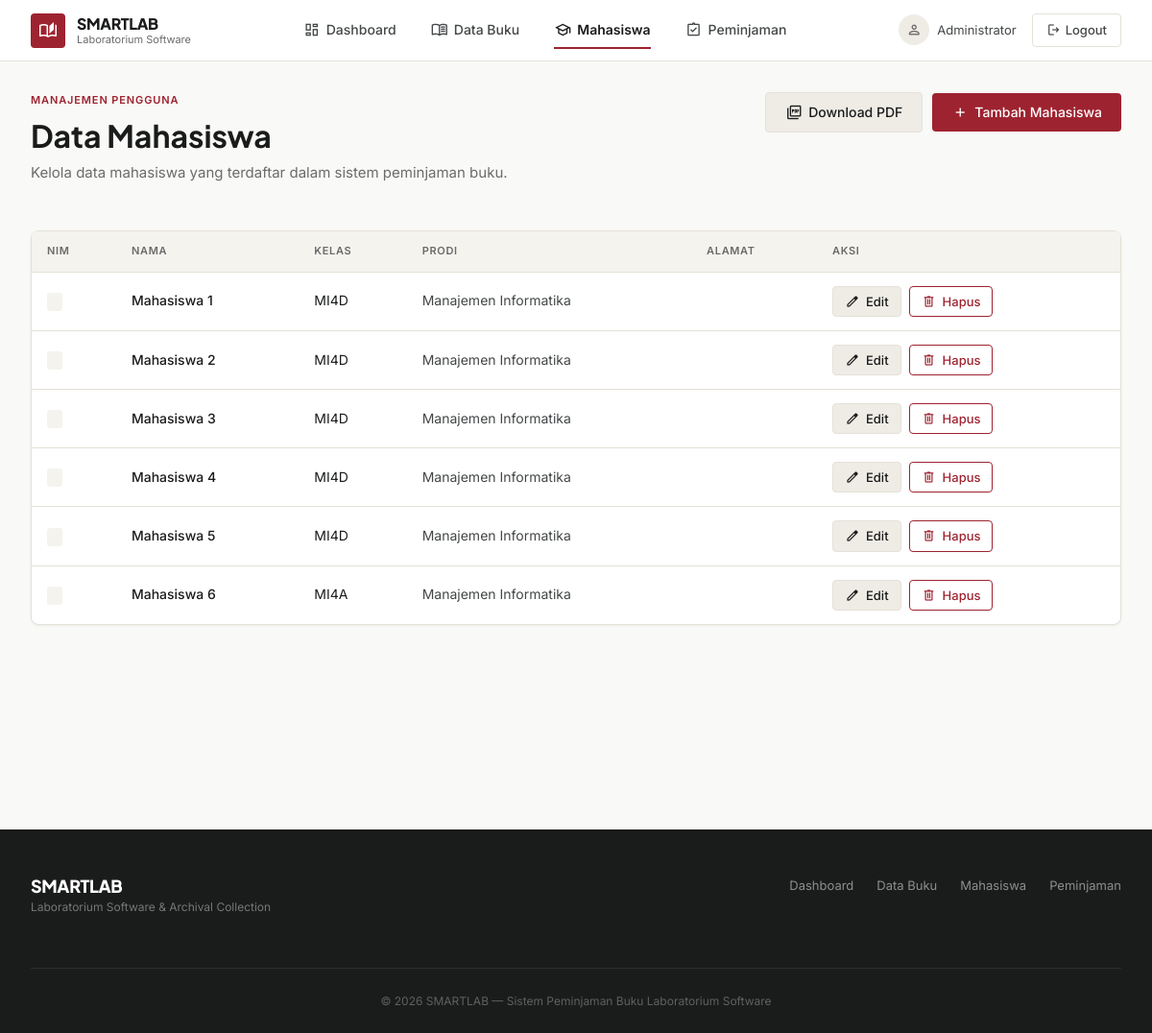
/mahasiswa/index.php (signed in), run on an earlier commit of the app's database.
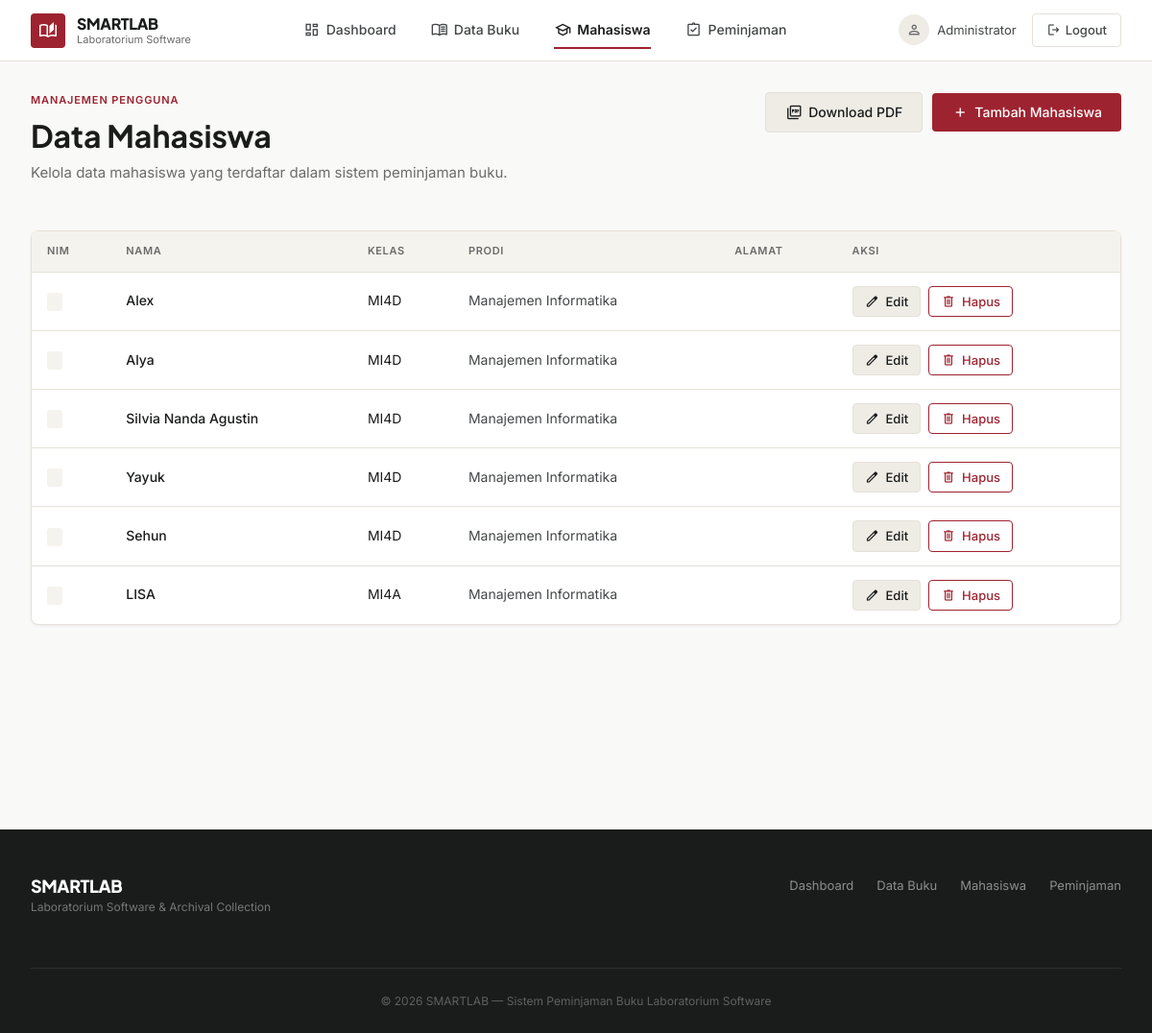
And on a later commit of the database.
### tables this page shows
CREATE TABLE `mahasiswa` (
  `npm` varchar(15) NOT NULL,
  `nama` varchar(100) NOT NULL,
  `kelas` varchar(20) DEFAULT NULL,
  `prodi` varchar(100) DEFAULT NULL,
  `created_at` timestamp NOT NULL DEFAULT current_timestamp()
);

### mahasiswa/index.php (the view, shortened to what this page needs)
<?php
require '../config/koneksi.php';
$data = mysqli_query(
    $koneksi,
    "SELECT * FROM mahasiswa ORDER BY nim ASC"
);
?>
<!DOCTYPE html>
<html lang="id">
<head>
<?php include "../includes/header.php"; ?>
</head>
<body>
<div class="sl-container">
    <div class="sl-page-header" style="display: flex; justify-content: space-between; align-items: flex-start; flex-wrap: wrap; gap: 16px;">
        <div>
            <div class="sl-page-eyebrow">Manajemen Pengguna</div>
            <h1 class="sl-page-title">Data Mahasiswa</h1>
            <p class="sl-page-desc">Kelola data mahasiswa yang terdaftar dalam sistem peminjaman buku.</p>
        </div>
        <div class="sl-page-actions">
            <a href="../laporan/pdf/cetak_mahasiswa.php" target="_blank" class="sl-btn sl-btn-secondary">
                <span class="material-symbols-outlined" aria-hidden="true">picture_as_pdf</span>
                Download PDF
            </a>
            <a href="tambah.php" class="sl-btn sl-btn-primary">
                <span class="material-symbols-outlined" aria-hidden="true">add</span>
                Tambah Mahasiswa
            </a>
        </div>
    </div>
    <div class="sl-card">
        <div class="sl-card-body" style="padding: 0;">
            <div class="sl-table-wrap">
                <table class="sl-table">
                    <thead>
                        <tr>
                            <th>NIM</th>
                            <th>Nama</th>
                            <th>Kelas</th>
                            <th>Prodi</th>
                            <th>Alamat</th>
                            <th>Aksi</th>
                        </tr>
                    </thead>
                    <tbody>
                    <?php if(mysqli_num_rows($data) > 0): ?>
                    <?php while($row = mysqli_fetch_assoc($data)) : ?>
                        <tr>
                            <td><code style="background: var(--bg-secondary); padding: 2px 8px; border-radius: 3px; font-size: 13px;"><?= $row['nim']; ?></code></td>
                            <td style="font-weight: 500;"><?= $row['nama']; ?></td>
                            <td><?= $row['kelas']; ?></td>
                            <td style="color: var(--text-secondary);"><?= $row['prodi']; ?></td>
                            <td style="color: var(--text-secondary);"><?= $row['alamat']; ?></td>
                            <td>
                                <div class="sl-actions">
                                    <a
                                        href="edit.php?nim=<?= $row['nim']; ?>"
                                        class="sl-btn sl-btn-secondary sl-btn-sm"
                                        aria-label="Edit <?= $row['nama']; ?>">
                                        <span class="material-symbols-outlined" aria-hidden="true">edit</span>
                                        Edit
                                    </a>
                                    <a
                                        href="hapus.php?nim=<?= $row['nim']; ?>"
                                        class="sl-btn sl-btn-destructive sl-btn-sm"
                                        onclick="return confirm('Yakin ingin menghapus data ini?')"
                                        aria-label="Hapus <?= $row['nama']; ?>">
                                        <span class="material-symbols-outlined" aria-hidden="true">delete</span>
                                        Hapus
                                    </a>
                                </div>
                            </td>
                        </tr>
                    <?php endwhile; ?>
                    <?php endif; ?>
                    </tbody>
                </table>
            </div>
        </div>
    </div>
</div>
<?php include "../includes/footer.php"; ?>
</body>
</html>

### includes/header.php (shortened to what this page needs)
<?php
$current_page = basename(dirname($_SERVER['PHP_SELF']));
?>
<link href="https://cdn.jsdelivr.net/npm/bootstrap@5.3.3/dist/css/bootstrap.min.css" rel="stylesheet">
<link href="../assets/css/smartlab.css" rel="stylesheet">
<nav class="sl-navbar" role="navigation" aria-label="Main navigation">
    <div class="sl-navbar-inner">
        <a href="../dashboard/" class="sl-brand" aria-label="SMARTLAB Home">
            <div class="sl-brand-icon">
                <span class="material-symbols-outlined" aria-hidden="true">auto_stories</span>
            </div>
            <div class="sl-brand-text">
                <span class="sl-brand-name">SMARTLAB</span>
                <span class="sl-brand-sub">Laboratorium Software</span>
            </div>
        </a>
        <ul class="sl-nav-links">
            <li><a href="../dashboard/" class="<?= $current_page == 'dashboard' ? 'active' : '' ?>">
                <span class="material-symbols-outlined" aria-hidden="true">dashboard</span> Dashboard
            </a></li>
            <li><a href="../buku/" class="<?= $current_page == 'buku' ? 'active' : '' ?>">
                <span class="material-symbols-outlined" aria-hidden="true">menu_book</span> Data Buku
            </a></li>
            <li><a href="../mahasiswa/" class="<?= $current_page == 'mahasiswa' ? 'active' : '' ?>">
                <span class="material-symbols-outlined" aria-hidden="true">school</span> Mahasiswa
            </a></li>
            <li><a href="../peminjaman/" class="<?= $current_page == 'peminjaman' ? 'active' : '' ?>">
                <span class="material-symbols-outlined" aria-hidden="true">assignment_turned_in</span> Peminjaman
            </a></li>
        </ul>
        <div class="sl-nav-right">
            <?php if(isset($_SESSION['nama'])): ?>
            <div class="sl-admin-info">
                <div class="sl-admin-avatar">
                    <span class="material-symbols-outlined" aria-hidden="true">person</span>
                </div>
                <span><?= $_SESSION['nama']; ?></span>
            </div>
            <?php endif; ?>
            <a href="../auth/logout.php" class="sl-btn-logout" aria-label="Logout">
                <span class="material-symbols-outlined" aria-hidden="true">logout</span> Logout
            </a>
        </div>
    </div>
</nav>
<div class="sl-main">

### includes/footer.php (shortened to what this page needs)
<footer class="sl-footer" role="contentinfo">
    <div class="sl-footer-inner">
        <div class="sl-footer-brand">
            <div class="sl-brand-name">SMARTLAB</div>
            <div class="sl-brand-sub">Laboratorium Software &amp; Archival Collection</div>
        </div>
        <nav class="sl-footer-nav" aria-label="Footer navigation">
            <a href="../dashboard/">Dashboard</a>
            <a href="../buku/">Data Buku</a>
            <a href="../mahasiswa/">Mahasiswa</a>
            <a href="../peminjaman/">Peminjaman</a>
        </nav>
        <div class="sl-footer-copy">
            &copy; <?= date('Y'); ?> SMARTLAB — Sistem Peminjaman Buku Laboratorium Software
        </div>
    </div>
</footer>

What changed in the data, as far as the page shows it:
removed mahasiswa: nama "Mahasiswa 1", kelas "MI4D", prodi "Manajemen Informatika"
removed mahasiswa: nama "Mahasiswa 2", kelas "MI4D", prodi "Manajemen Informatika"
removed mahasiswa: nama "Mahasiswa 3", kelas "MI4D", prodi "Manajemen Informatika"
removed mahasiswa: nama "Mahasiswa 4", kelas "MI4D", prodi "Manajemen Informatika"
removed mahasiswa: nama "Mahasiswa 5", kelas "MI4D", prodi "Manajemen Informatika"
removed mahasiswa: nama "Mahasiswa 6", kelas "MI4A", prodi "Manajemen Informatika"
added mahasiswa: nama "Alex", kelas "MI4D", prodi "Manajemen Informatika"
added mahasiswa: nama "Alya", kelas "MI4D", prodi "Manajemen Informatika"
added mahasiswa: nama "Silvia Nanda Agustin", kelas "MI4D", prodi "Manajemen Informatika"
added mahasiswa: nama "Yayuk", kelas "MI4D", prodi "Manajemen Informatika"
added mahasiswa: nama "Sehun", kelas "MI4D", prodi "Manajemen Informatika"
added mahasiswa: nama "LISA", kelas "MI4A", prodi "Manajemen Informatika"
